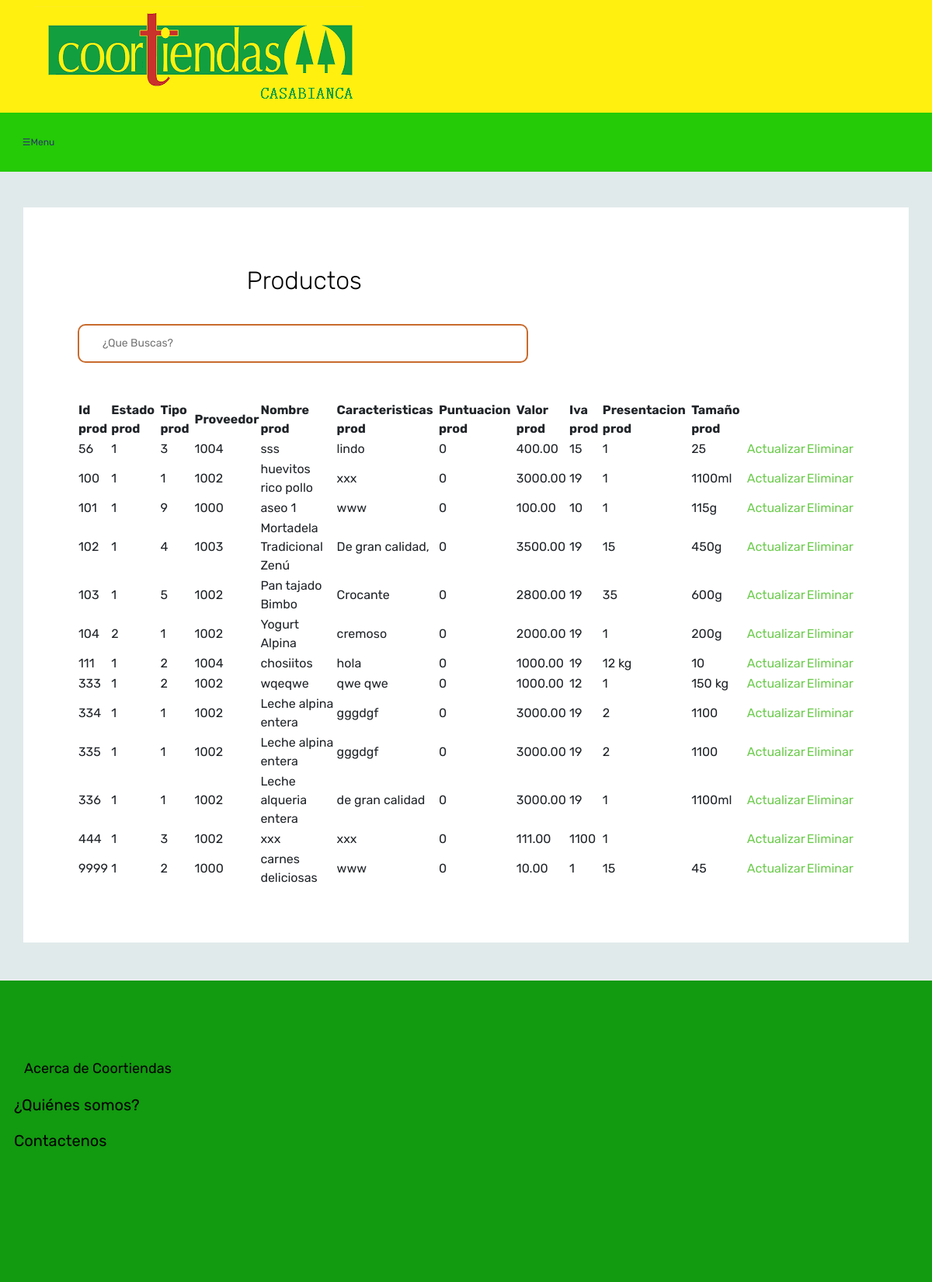
The page /Vista/crudproductos.php on the database its author committed.
### tables this page shows
CREATE TABLE `producto` (
  `Id_prod` int(20) NOT NULL,
  `Est_prod` int(2) NOT NULL,
  `Tip_prod` int(2) NOT NULL,
  `Prov` int(8) NOT NULL,
  `Nam_prod` varchar(30) NOT NULL,
  `Carac_prod` varchar(250) NOT NULL,
  `Puntua_prod` float NOT NULL,
  `Val_prod` decimal(10,2) NOT NULL,
  `Iva_prod` int(3) NOT NULL,
  `Presen_prod` varchar(25) NOT NULL,
  `Tam_prod` varchar(25) NOT NULL,
  `img_prod` longblob NOT NULL
);

### Modelo/ConexionDataBase.php (called while the page is built)
<?php
function Conectarse(){
  $Conexion=new mysqli("localhost","root","","coortiendas_f");
  if ($Conexion->connect_errno) {
    echo "<script type='text/javascript'>
      alert('Error en la base de datos.' . $Conexion->connect_errno . '</script> " .
      exit();
  }else{
    return $Conexion;
  }
}
?>

### Modelo/Producto.php (called while the page is built, shortened)
<?php
class Producto{
Public function Consultar_Producto(){
  $this->Conexion=Conectarse();
  $sql="select * from producto,estad_prod,tip_prod,proveedor where (producto.Est_prod=estad_prod.Id_estad_prod) and (producto.Tip_prod=tip_prod.Id_tip_prod) and (producto.Prov=proveedor.Id_prov);";
  $resultado=$this->Conexion->query($sql);
  return $resultado;
}
}
?>

### Vista/crudproductos.php (the view, shortened to what this page needs)
<?php
require "../Modelo/ConexionDataBase.php";
require "../Modelo/Producto.php";
?>
<!DOCTYPE html>
<html lang="en">
  <head>
    <link rel="stylesheet" href="../css/stil.css">
    <link rel="stylesheet" href="../css/styleeee.css">
    <link rel="stylesheet" href="https://use.fontawesome.com/releases/v5.6.3/css/all.css" >
    <link rel="stylesheet" href="../css/animate.css">
    <link rel="stylesheet" href="../css/flaticon.css">
    <link rel="stylesheet" href="../css/icomoon.css">
  </head>
<body>
  <nav class="navbar navbar-expand-lg navbar-dark  bg-dark ftco-navbar-light" id="ftco-navbar"  data-aos-delay="500">
      <div class="container" >
        <a class="navbar-brand" href="indexempleados.php"><img class="log" src="../Imagenes/Logo.png"></a>
      </div>
    </nav>
        <label for="abrir-cerrar">&#9776;
          <span class="abrir">Menu</span>
        </label>
        </div><br><br><br><br><br><br><br><br><br><br><br>
 <div class="ftco-section contact-section" style="background: #E1EAEA;">
    <div class="container">
      <div class="tabla">
        <div class="">
                <div class="col-md-7 text-center"  data-aos="fade-up">
                  <h2>Productos</h2>
                </div><br>
                    <div class="search-form-area animated dataTables_filter ">
                        <form action="buscarproducto.php" method="get">
                            <input type="search" name="search" id="search" placeholder="¿Que Buscas?">
                        </form>
                    </div><br>
              <div class="tabla">
                <table>
                    <thead >
                        <tr >
                            <th >Id prod  </th>
                            <th >Estado prod  </th>
                            <th >Tipo prod  </th>
                            <th >Proveedor  </th>
                            <th >Nombre prod  </th>
                            <th >Caracteristicas prod  </th>
                            <th >Puntuacion prod  </th>
                            <th >Valor prod  </th>
                            <th >Iva prod  </th>
                            <th >Presentacion prod  <br></th>
                            <th >Tamaño prod  </th>
                        </tr>
                    </thead><br>
                    <tbody >
                    <?php
                      $obj_solic= new Producto();
                      $res=$obj_solic->Consultar_Producto();
                      while ($solic =$res->fetch_object()) {
                      ?>
                  <tr >
                      <td ><?php echo $solic->Id_prod; ?></td>
                      <td ><?php echo $solic->Est_prod; ?></td>
                      <td><?php echo $solic->Tip_prod; ?></td>
                      <td><?php echo $solic->Prov; ?></td>
                      <td><?php echo $solic->Nam_prod; ?></td>
                      <td><?php echo $solic->Carac_prod; ?></td>
                      <td><?php echo $solic->Puntua_prod; ?></td>
                      <td><?php echo $solic->Val_prod; ?></td>
                      <td><?php echo $solic->Iva_prod; ?></td>
                      <td><?php echo $solic->Presen_prod; ?></td>
                      <td><?php echo $solic->Tam_prod; ?></td>
                      <td><?php  ?></td>
                      <td><a href="frmActualizarProducto.php?id=<?php echo $row["Id_prod"]; ?>">Actualizar</a></td>
                      <td><a href=".php?id=<?php echo $row["Id_prod"]; ?>" onclick="return confirm('EstÃ¡ seguro de eliminar el registro?')">Eliminar</a></td>
                  </tr>
                <?php }
                  ?>
                    </tbody>
                </table>
            </div>
          </div>
        </div>
    </div>
  </div>
 <footer class="ftco-footer ftco-bg-dark ftco-section">
    <div class="container">
      <div class="row mb-5">
        <div class="col-md-8">
          <div class="row">
            <div class="col-md">
              <div class="ftco-footer-widget mb-4">
                <h2 class="ftco-heading-2">Acerca de Coortiendas</h2>
                <ul class="list-unstyled">
                  <li><a href="Sobre.php" class="py-2 d-block">¿Quiénes somos?</a></li>
                  <li><a href="contactodgsgs.php" class="py-2 d-block">Contactenos</a></li>
                </ul>
              </div>
            </div>
        <div class="col-md-4">
          <div class="ftco-footer-widget mb-4">
            <ul class="ftco-footer-social list-unstyled float-md-right float-lft">
            </ul>
          </div>
        </div>
      </div>
    </div>
  </footer>
</body>
</html>

### css/stil.css (style rules this page uses)
ul, ol { list-style:none; margin:-13px; margin-top: 10px; }
* { box-sizing: border-box; }
article, aside, dialog, figcaption, figure, footer, header, hgroup, main, nav, section { display: flow-root; }
button, input { overflow: visible; }
input, button, select, optgroup, textarea { margin: 0; font-family: inherit; font-size: inherit; line-height: relative; }
li { list-style: none; }
label[for="abrir-cerrar"] { margin-top: -9999px; top: -9999px; cursor:pointer; padding: 1.8rem; background-color: #24CB06; color:#fff; display:inline-flex; width:100%; }

### rows shown on the page
producto: Id_prod "56", Est_prod "1", Tip_prod "3", Prov "1004", Nam_prod "sss", Carac_prod "lindo", Puntua_prod "0", Val_prod "400.00", Iva_prod "15", Presen_prod "1", Tam_prod "25"
producto: Id_prod "100", Est_prod "1", Tip_prod "1", Prov "1002", Nam_prod "huevitos rico pollo", Carac_prod "xxx", Puntua_prod "0", Val_prod "3000.00", Iva_prod "19", Presen_prod "1", Tam_prod "1100ml"
producto: Id_prod "101", Est_prod "1", Tip_prod "9", Prov "1000", Nam_prod "aseo 1", Carac_prod "www", Puntua_prod "0", Val_prod "100.00", Iva_prod "10", Presen_prod "1", Tam_prod "115g"
producto: Id_prod "102", Est_prod "1", Tip_prod "4", Prov "1003", Nam_prod "Mortadela Tradicional Zenú", Carac_prod "De gran calidad,", Puntua_prod "0", Val_prod "3500.00", Iva_prod "19", Presen_prod "15", Tam_prod "450g"
producto: Id_prod "103", Est_prod "1", Tip_prod "5", Prov "1002", Nam_prod "Pan tajado Bimbo", Carac_prod "Crocante", Puntua_prod "0", Val_prod "2800.00", Iva_prod "19", Presen_prod "35", Tam_prod "600g"
producto: Id_prod "104", Est_prod "2", Tip_prod "1", Prov "1002", Nam_prod "Yogurt Alpina", Carac_prod "cremoso", Puntua_prod "0", Val_prod "2000.00", Iva_prod "19", Presen_prod "1", Tam_prod "200g"
producto: Id_prod "111", Est_prod "1", Tip_prod "2", Prov "1004", Nam_prod "chosiitos", Carac_prod "hola", Puntua_prod "0", Val_prod "1000.00", Iva_prod "19", Presen_prod "12 kg", Tam_prod "10"
producto: Id_prod "333", Est_prod "1", Tip_prod "2", Prov "1002", Nam_prod "wqeqwe", Carac_prod "qwe qwe", Puntua_prod "0", Val_prod "1000.00", Iva_prod "12", Presen_prod "1", Tam_prod "150 kg"
producto: Id_prod "334", Est_prod "1", Tip_prod "1", Prov "1002", Nam_prod "Leche alpina entera", Carac_prod "gggdgf", Puntua_prod "0", Val_prod "3000.00", Iva_prod "19", Presen_prod "2", Tam_prod "1100"
producto: Id_prod "335", Est_prod "1", Tip_prod "1", Prov "1002", Nam_prod "Leche alpina entera", Carac_prod "gggdgf", Puntua_prod "0", Val_prod "3000.00", Iva_prod "19", Presen_prod "2", Tam_prod "1100"
producto: Id_prod "336", Est_prod "1", Tip_prod "1", Prov "1002", Nam_prod "Leche alqueria entera", Carac_prod "de gran calidad", Puntua_prod "0", Val_prod "3000.00", Iva_prod "19", Presen_prod "1", Tam_prod "1100ml"
producto: Id_prod "444", Est_prod "1", Tip_prod "3", Prov "1002", Nam_prod "xxx", Carac_prod "xxx", Puntua_prod "0", Val_prod "111.00", Iva_prod "1100", Presen_prod "1"
producto: Id_prod "9999", Est_prod "1", Tip_prod "2", Prov "1000", Nam_prod "carnes deliciosas", Carac_prod "www", Puntua_prod "0", Val_prod "10.00", Iva_prod "1", Presen_prod "15", Tam_prod "45"
